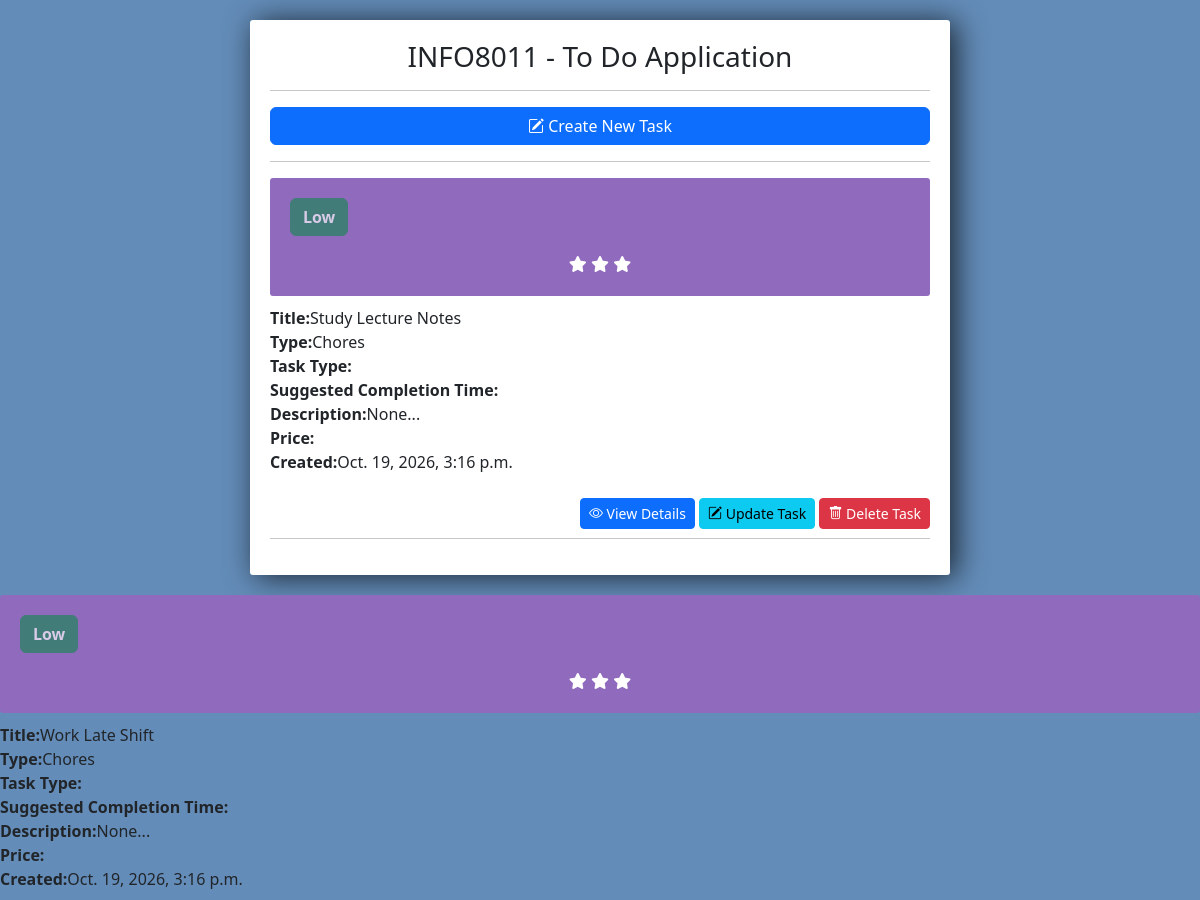
The app's page / (upper part), older data.
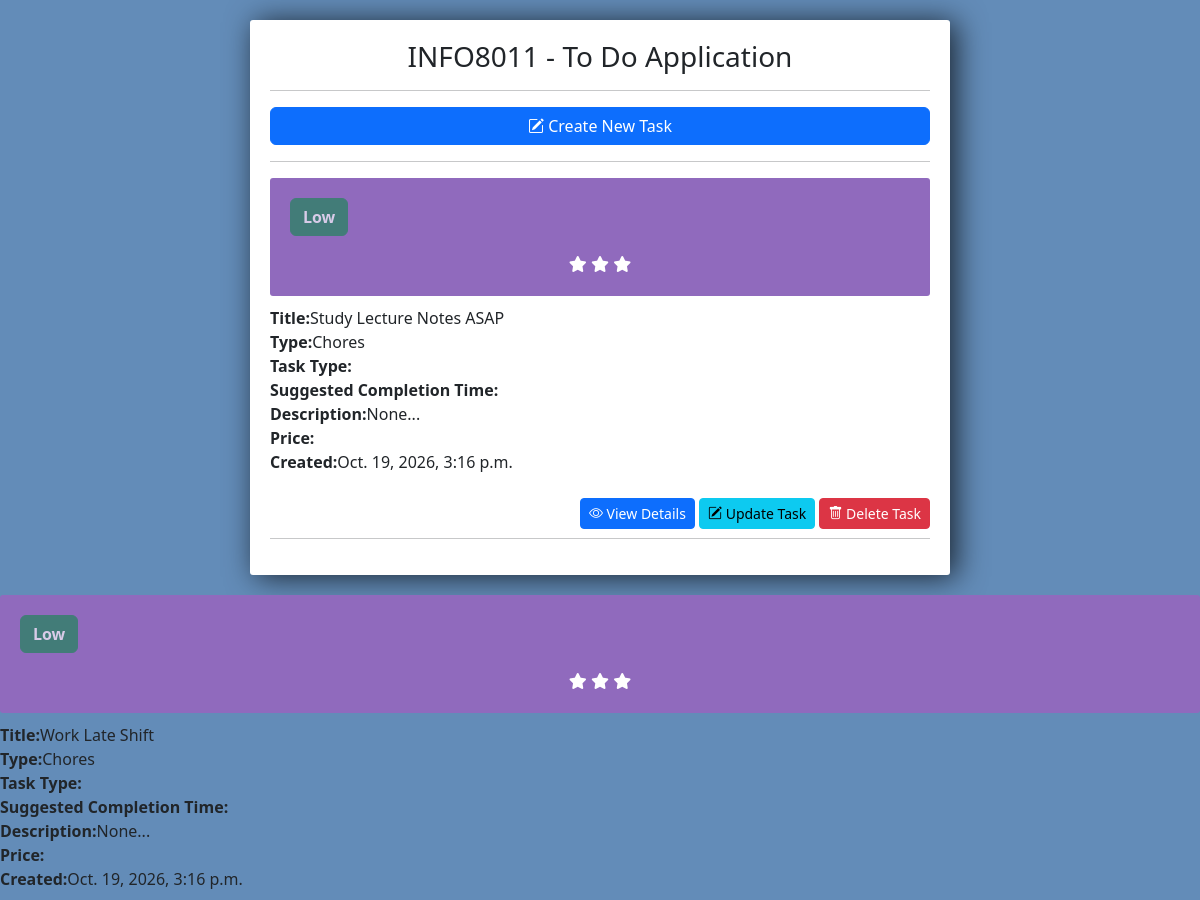
The same page, newer data.
### tasks/models.py (models this page shows, shortened)
class Task(models.Model):
    TYPE_CHOICES = [
        ('Work', 'Work'),
        ('Personal', 'Personal'),
        ('Shopping', 'Shopping'),
        ('Other', 'Other'),
    ]
    PRIORITY_CHOICES = [
        (1, 'High'),
        (2, 'Medium'),
        (3, 'Low'),
    ]
    title = models.CharField(max_length=200)
    complete = models.BooleanField(default=False)
    type = models.CharField(max_length=24, choices=TYPE_CHOICES, blank=False)
    task_type = models.ForeignKey(Type, on_delete=models.SET_NULL, null=True)
    description = models.TextField(blank=True, null=True)
    created = models.DateTimeField(auto_now_add=True)
    complete_date = models.DateTimeField(auto_now_add=True)

### tasks/views.py (the view)
# urls.py: path("", task_list, name="home"),
def task_list(request):
    tasks = Task.objects.all()
    context = {'tasks': tasks}
    return render(request, 'home.html', context)

### tasks/templates/home.html (shortened to what this page needs)
{% extends 'base.html' %}
{%load static %}
{% block content %}
    <div>
        <a class="w-100 btn btn-primary bi-pencil-square" href="{% url 'create' %}"> Create New Task </a>
        <hr>
    </div>
    {% for task in tasks %}
        <div class="item-row">
            <div>
                {% if task.priority == 1 %}
                    <span><p class="btn btn-warning disabled"><strong>High</strong></p></span>
                {% elif task.priority == 2 %}
                    <span><p class="btn btn-info disabled"><strong>Medium</strong></p></span>
                {% else %}
                    <span><p class="btn btn-success disabled"><strong>Low</strong></p></span>
                {% endif %}
            </div>
            <div class="text-center">
                <span class="fa fa-star {% if task.priority <= 1 %}rating-star{% endif %}"></span>
                <span class="fa fa-star {% if task.priority <= 2 %}rating-star{% endif %}"></span>
                <span class="fa fa-star {% if task.priority <= 3 %}rating-star{% endif %}"></span>
            </div>
        </div>
        {% if task.complete == True %}
        <strike><span><strong>Title:</strong>{{task.title}}</span></strike></br>
        <strike><span><strong>Type:</strong>{{task.type}}</span></strike></br>
        <strike><span><strong>Task Type:</strong>{{task.task_type.name}}</span></strike></br>
        <strike><span><strong>Suggested Completion Time:</strong>{{task.task_type.suggested_completion_time}}</span></strike></br>
        <strike><span><strong>Description:</strong>{{task.description | slice:"35"}}...</span></strike></br>
        <strike><span><strong>Price:</strong>{{task.price}}</span></strike></br>
        <strike><span><strong>Created:</strong>{{task.created}}</span></strike></br>
        <strike><span><strong>Completed On:</strong>{{task.complete_date}}</span></strike></br>
        {% else %}
        <span><strong>Title:</strong>{{task.title}}</span></br>
        <span><strong>Type:</strong>{{task.type}}</span></br>
        <span><strong>Task Type:</strong>{{task.task_type.name}}</span></br>
        <span><strong>Suggested Completion Time:</strong>{{task.task_type.suggested_completion_time}}</span></br>
        <span><strong>Description:</strong>{{task.description | slice:"35"}}...</span></br>
        <span><strong>Price:</strong>{{task.price}}</span></br>
        <span><strong>Created:</strong>{{task.created}}</span></br>
        {% endif %}
        <div class="align-right">
            <span class="buttons">
            <a class="btn btn-sm btn-primary bi-eye" href="{% url 'detail' task.id %}"> View Details </a>
            <a class="btn btn-sm btn-info bi-pencil-square" href="{% url 'update' task.id %}"> Update Task </a>
            <a class="btn btn-sm btn-danger bi-trash" href="{% url 'delete' task.id %}"> Delete Task </a>
            </span>
        <hr>
        </div>
    </div>
    {% endfor %}
{% endblock content %}

Row changes from the older to the newer data that the page shows:
changed Task: title "Study Lecture Notes" → "Study Lecture Notes ASAP"
